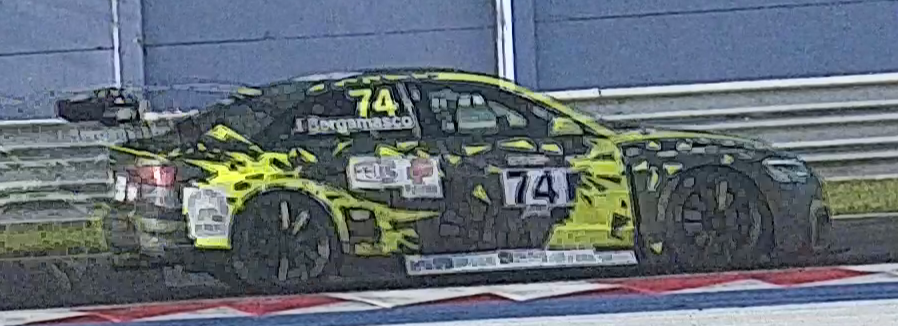
#> input picture imgs/test_audi.png, 898 x 326 px, found by its file name
$ jupyter execute --allow-errors riconoscimento_numeri.ipynb   (shell and % lines are left out)
#> lines starting #> are read from the running program, lines starting #| are printed output that depends on the picture; after the words box and inside, x2 and y2 are one past the last pixel; in counts of white or black regions, pixels touching at a corner belong together
# Riconoscimento numeri laterali

Riconosce i numeri a lato delle auto da corsa contenuti in uno sticker quadrato bianco

## Download delle dipendenze

- `opencv-python` per manipolare ed eseguire operazioni sulle immagini
- `matplotlib` per visualizzare i risultati nel notebook
- `ipywidgets` per rendere interattivo il notebook
- `pytesseract` per riconoscere i numeri nelle immagini
- `ultralytics` per riconoscere le auto con yolo

[cell 1]
import cv2
import matplotlib.pyplot as plt

image_path = "test_audi.png"

image_color = cv2.imread(image_path, cv2.IMREAD_COLOR)
#> image_color is the input picture: shape (326, 898, 3); mean B, G, R 119, 109.6, 99.8
image_gray = cv2.cvtColor(image_color, cv2.COLOR_BGR2GRAY)
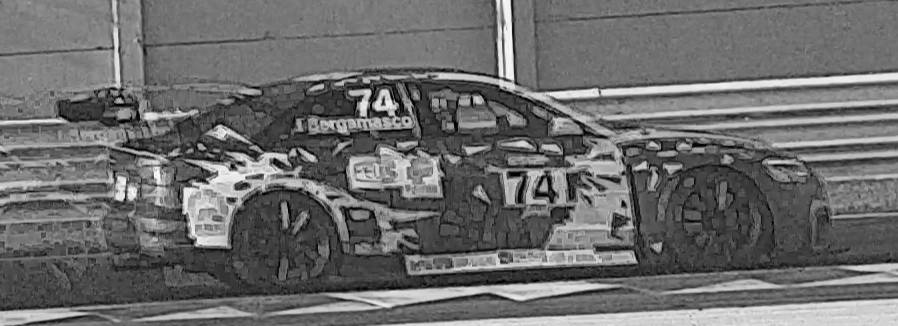
#> image_gray: shape (326, 898); min 0, max 251, mean 107.7

## Conversione dell'immagine in B/W e threshold

Durante i test uno dei problemi principali era la trasformazione in bianco e nero dell'immagine.

Utilizzando semplicemente `cv2.cvtColor` per convertirla in bianco e nero, lasciava chiazze biancastre dove erano presenti colori molto accentuati (come il giallo)

[cell 2]
_, bin_thres = cv2.threshold(image_gray, 160, 255, cv2.THRESH_BINARY)
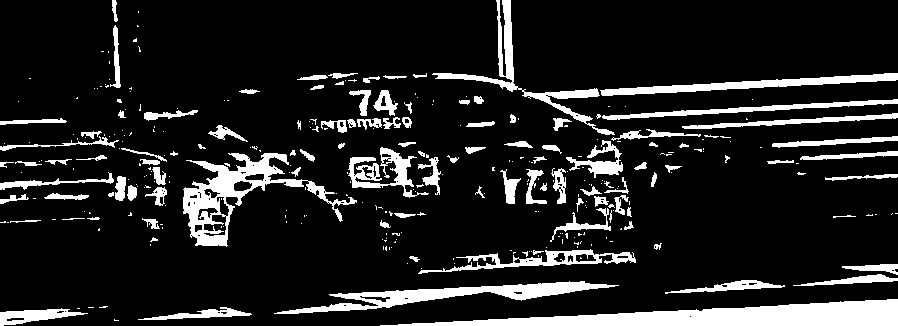
#> bin_thres: shape (326, 898); 13.3% white; 330 white regions (219 under 20 px), largest, box (x1, y1, x2, y2) and area: (380, 299, 898, 326) 7132, (183, 153, 357, 247) 4128, (274, 281, 619, 314) 3244

edges = cv2.Canny(image_gray,160,255)
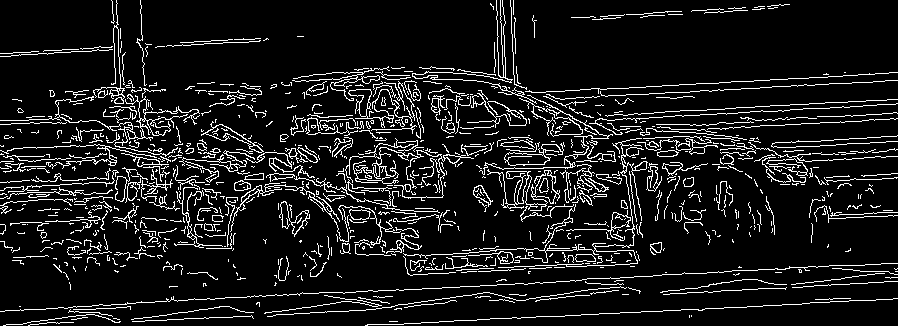
#> edges: shape (326, 898); 10.3% white in thin lines or dots

fig, axes = plt.subplots(1, 4, figsize=(20, 20))
axes[0].imshow(cv2.cvtColor(image_color, cv2.COLOR_BGR2RGB))
axes[0].set_title("Colori")

axes[1].imshow(image_gray, "gray")
axes[1].set_title("Conversione")

axes[2].imshow(bin_thres, "gray")
axes[2].set_title("Threshold")

axes[3].imshow(edges, "gray")
axes[3].set_title("Canny edges")
plt.show()
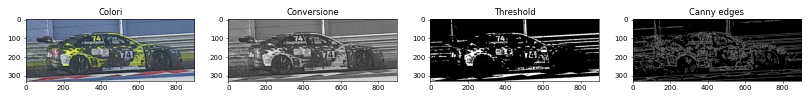
#> figure drawn by matplotlib, 4 panels
#> the sliders are set to h1 = 98, s1 = 0, v1 = 127, h2 = 155, s2 = 90, v2 = 255

Siamo riusciti a risolvere creando una funzione ad hoc per la treshold basata su  [questo articolo](https://realpython.com/python-opencv-color-spaces/), che taglia tutti i colori e i valori non necessari, lasciando soltanto le parti che rientrano nel range (nel nostro caso i bianchi)

[cell 3]
import numpy as np


def new_thres(h1, s1, v1, h2, s2, v2):
#> called with h1 = 98, s1 = 0, v1 = 127, h2 = 155, s2 = 90, v2 = 255
    hsv = cv2.cvtColor(image_color, cv2.COLOR_BGR2HSV)
#> hsv: shape (326, 898, 3); mean H, S, V 98.9, 64.9, 125.6
    lower_white = np.array([h1, s1, v1])
    upper_white = np.array([h2, s2, v2])

    mask = cv2.inRange(hsv, lower_white, upper_white)
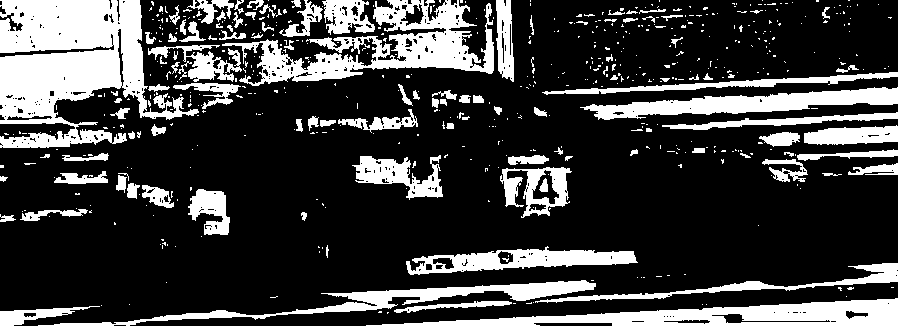
#> mask: shape (326, 898); 24.3% white; 582 white regions (473 under 20 px)

    plt.imshow(mask, cmap="gray")
    plt.show()

    return mask

[cell 4]
from ipywidgets import interactive, IntSlider
from IPython.display import display

h1 = IntSlider(min=0, max=179, value=98)
s1 = IntSlider(min=0, max=255, value=0)
v1 = IntSlider(min=0, max=255, value=127)

h2 = IntSlider(min=0, max=179, value=155)
s2 = IntSlider(min=0, max=255, value=90)
v2 = IntSlider(min=0, max=255, value=255)

thres_viewer = interactive(new_thres, h1 = h1, s1 = s1, v1 = v1, h2 = h2, s2 = s2, v2 = v2)
display(thres_viewer)

#> (a cell that did not finish here is left out)

## Riconoscimento del blocco con il numero

A primo impatto il risultato della funzione custom può sembrare peggiore, ma applicando poi il riconoscimento dei contorni possiamo notare che si riesce a trovare più facilmente il quadrato con il numero

[cell 6]
"""
Calcola i contorni nell'immagine e li approssima secondo un epsilon fissato
Restituisce un array con tutti i pezzi di immagine che potrebbero contenere il box con il numero
"""
def calc_epsilon(image, e = 0.07110000000000001):
#> called with e = 0.0711
    contours, _ = cv2.findContours( image, cv2.RETR_TREE, cv2.CHAIN_APPROX_SIMPLE)
#> contours = 426 contours, 314 with area under 20; largest, box (x1, y1, x2, y2) and area: (380, 299, 898, 326) 6602, (183, 153, 357, 247) 4590, (274, 281, 619, 314) 2940, (432, 0, 615, 135) 1834, (600, 73, 898, 96) 1824

    converted = cv2.cvtColor(image, cv2.COLOR_GRAY2RGB)

    cv2.drawContours(converted, contours, -1, (255, 0, 0), 3)
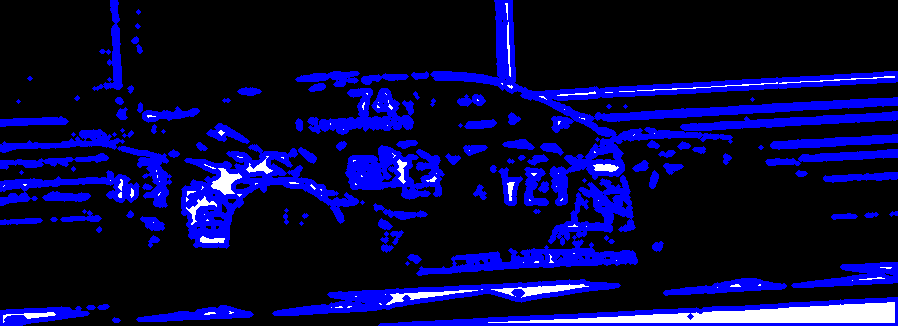
#> converted: shape (326, 898, 3); mean B, G, R 60.5, 6.7, 6.7

    angles = []
    approxed = []

    for contour in contours:
        epsilon = e * cv2.arcLength(contour, False)
        approx = cv2.approxPolyDP(contour, epsilon, True)

        x, y, w, h = cv2.boundingRect(approx)

        areaRect = cv2.minAreaRect(approx)
        angle = areaRect[2]

        if w > 20 and w < 100 and h > 20 and h < 60 and len(approx) == 3 and angle < 10:
            cv2.drawContours(converted, [approx], -1, (0, 255, 0), 3)
            cut = image[y:y+h, x:x+w]

            approxed.append(cut)
            angles.append(- angle)
#> this loop made 426 passes
#> (epsilon, approx, x, y, w, h, areaRect, angle) on passes 1 to 3: (0.569, [[114, 319], [114, 320], [118, 320], [115, 320]], 114, 319, 5, 2, ((115.9, 320), (0.97, 4.12), -75.96), -75.96), (0.142, [[77, 308], [79, 308]], 77, 308, 3, 1, ((78, 308), (0, 2), -90), -90), (14.14, [[87, 313], [0, 325]], 0, 313, 88, 13, ((43.5, 319), (87.82, 0), -7.85), -7.85)
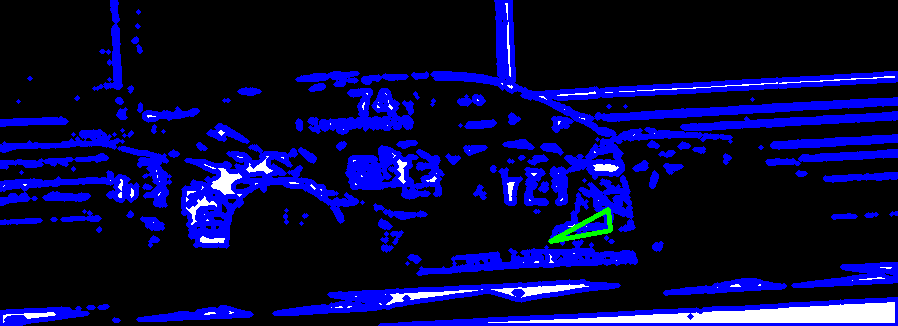
#> converted: shape (326, 898, 3); 0.24% of pixels changed, all inside (x1, y1, x2, y2) = (548, 207, 613, 244)
#> after the loop, angles = [28.89]; approxed = 1 item


    plt.imshow(converted)
    plt.show()
    return approxed, angles
